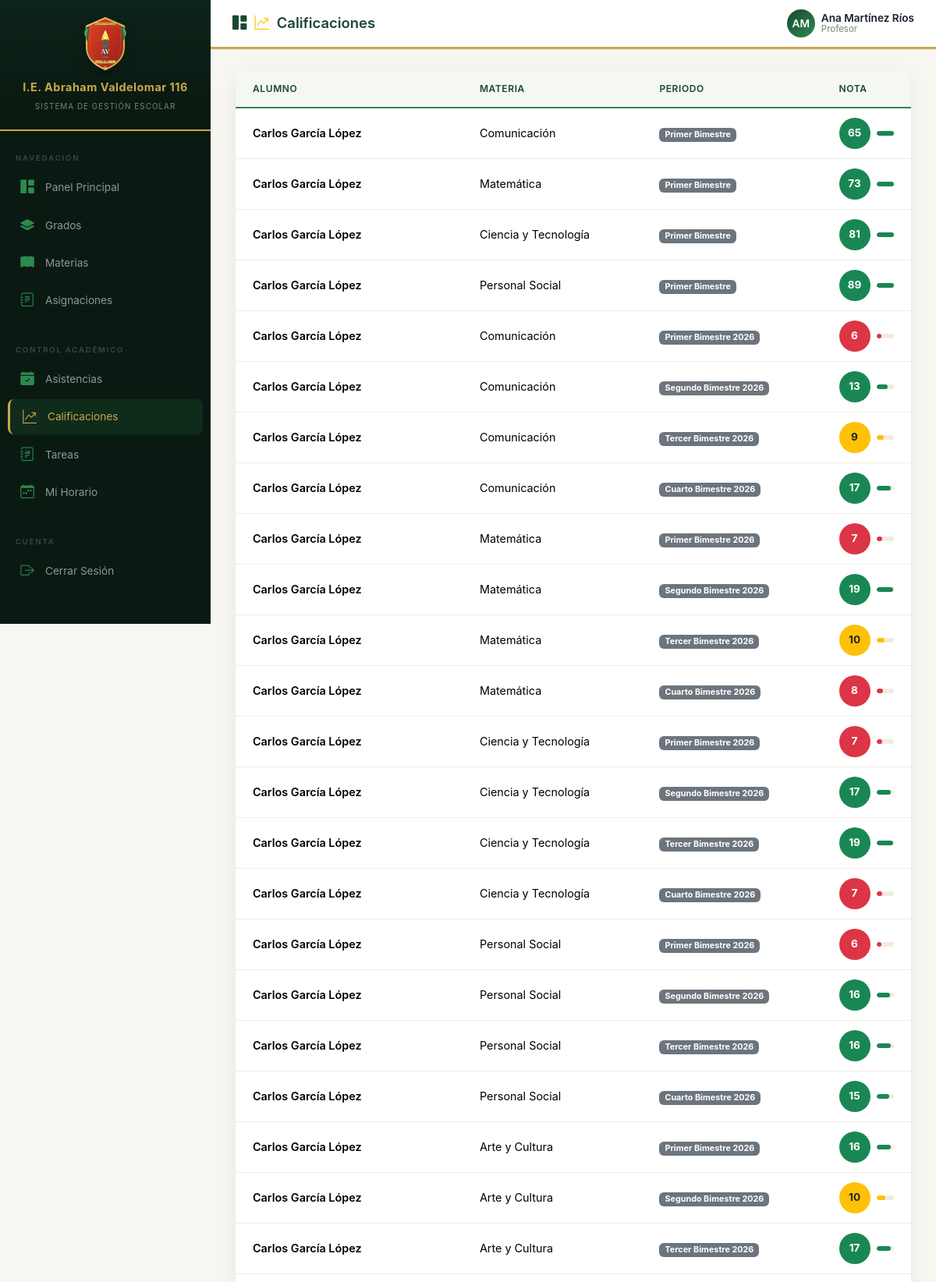
The app's page /calificaciones/lista/ (signed in, upper part) with its own data.
### usuarios/models.py (models this page shows, shortened)
class Usuario(AbstractUser):
    TIPO_USUARIO = [
        ('admin', 'Administrador'),
        ('director', 'Director'),
        ('profesor', 'Profesor'),
        ('alumno', 'Alumno'),
        ('padre', 'Padre de Familia'),
    ]
    rol = models.CharField(max_length=20, choices=TIPO_USUARIO, default='alumno')
    dni = models.CharField(max_length=8, unique=True, blank=True, null=True, verbose_name='DNI')
    telefono = models.CharField(max_length=15, blank=True, null=True)
    direccion = models.TextField(blank=True, null=True)
    foto = models.ImageField(upload_to='fotos/', blank=True, null=True)
    especialidad = models.CharField(max_length=200, blank=True, null=True, verbose_name='Especialidad')
    titulo_profesional = models.CharField(max_length=200, blank=True, null=True, verbose_name='Título Profesional')
    fecha_nacimiento = models.DateField(blank=True, null=True, verbose_name='Fecha de Nacimiento')
    class Meta:
        verbose_name = 'Usuario'
        verbose_name_plural = 'Usuarios'

### calificaciones/models.py (models this page shows, shortened)
class Calificacion(models.Model):
    alumno = models.ForeignKey(
        settings.AUTH_USER_MODEL,
        on_delete=models.CASCADE,
        related_name='calificaciones',
        limit_choices_to={'rol': 'alumno'},
    )
    materia = models.ForeignKey(Materia, on_delete=models.CASCADE, related_name='calificaciones')
    periodo = models.ForeignKey(Periodo, on_delete=models.CASCADE, related_name='calificaciones')
    nota = models.DecimalField(
        max_digits=5,
        decimal_places=2,
        validators=[MinValueValidator(0), MaxValueValidator(20)],
    )
    observaciones = models.TextField(blank=True, null=True)
    fecha_registro = models.DateTimeField(auto_now_add=True)
    registrado_por = models.ForeignKey(
        settings.AUTH_USER_MODEL,
        on_delete=models.SET_NULL,
        null=True,
        blank=True,
        related_name='calificaciones_registradas',
    )
    class Meta:
        verbose_name = 'Calificación'
        verbose_name_plural = 'Calificaciones'
        unique_together = ['alumno', 'materia', 'periodo']

class Periodo(models.Model):
    nombre = models.CharField(max_length=100, help_text="Ej: Primer Bimestre, Segundo Trimestre")
    fecha_inicio = models.DateField()
    fecha_fin = models.DateField()
    class Meta:
        verbose_name = 'Periodo'
        verbose_name_plural = 'Periodos'

### academico/models.py (models this page shows, shortened)
class Materia(models.Model):
    nombre = models.CharField(max_length=100)
    grado = models.ForeignKey(Grado, on_delete=models.CASCADE, related_name='materias')
    class Meta:
        verbose_name = 'Materia'
        verbose_name_plural = 'Materias'

### calificaciones/views.py (the view)
# urls.py: path('lista/', views.lista_calificaciones, name='lista_calificaciones'),
@login_required
def lista_calificaciones(request):
    if request.user.rol == 'alumno':
        calificaciones = Calificacion.objects.filter(alumno=request.user).select_related('materia', 'periodo')
        return render(request, 'calificaciones/mis_calificaciones.html', {'calificaciones': calificaciones})
    else:
        calificaciones = Calificacion.objects.select_related('alumno', 'materia', 'periodo').all()
        return render(request, 'calificaciones/lista.html', {'calificaciones': calificaciones})

### templates/calificaciones/lista.html (shortened to what this page needs)
{% extends 'base.html' %}
{% block page_title %}<i class="bi bi-graph-up-arrow text-warning"></i> Calificaciones{% endblock %}
{% block content %}
{% with section='calificaciones' icon='graph-up-arrow' %}
<div class="table-container fade-in">
    <table class="table">
        <thead>
            <tr><th>Alumno</th><th>Materia</th><th>Periodo</th><th>Nota</th></tr>
        </thead>
        <tbody>
            {% for c in calificaciones %}
            <tr>
                <td class="fw-semibold">{{ c.alumno.get_full_name }}</td>
                <td>{{ c.materia.nombre }}</td>
                <td><span class="badge bg-secondary">{{ c.periodo.nombre }}</span></td>
                <td>
                    <div class="d-flex align-items-center gap-2">
                        <div class="grade-circle
                            {% if c.nota >= 11 %}bg-success text-white
                            {% elif c.nota >= 8 %}bg-warning text-dark
                            {% else %}bg-danger text-white{% endif %}">
                            {{ c.nota|floatformat:0 }}
                        </div>
                        <div class="flex-grow-1">
                            <div class="progress-grade">
                                <div class="progress-bar rounded
                                    {% if c.nota >= 11 %}bg-success
                                    {% elif c.nota >= 8 %}bg-warning
                                    {% else %}bg-danger{% endif %}"
                                    role="progressbar" style="width: {% widthratio c.nota 20 100 %}%"></div>
                            </div>
                        </div>
                    </div>
                </td>
            </tr>
            {% endfor %}
        </tbody>
    </table>
</div>
{% endwith %}
{% endblock %}

### templates/base.html (shortened to what this page needs)
<!DOCTYPE html>
<html lang="es">
<head>
    <link href="https://cdn.jsdelivr.net/npm/bootstrap@5.3.3/dist/css/bootstrap.min.css" rel="stylesheet">
    <link rel="stylesheet" href="https://cdn.jsdelivr.net/npm/bootstrap-icons@1.11.3/font/bootstrap-icons.min.css">
    <link rel="stylesheet" href="/static/css/styles.css">
</head>
<body>
{% if user.is_authenticated %}
<div class="wrapper">
    <nav class="sidebar" id="sidebar">
        <div class="sidebar-header">
            <img src="/static/img/escudo.svg" alt="Escudo" class="escudo-img">
            <h3>I.E. Abraham Valdelomar 116</h3>
            <small>Sistema de Gestión Escolar</small>
        </div>
        <div class="sidebar-menu">
            {% if user.rol == 'alumno' %}
            <ul class="nav flex-column">
                <li class="nav-item active">
                    <a class="nav-link" href="{% url 'home' %}">
                        <i class="bi bi-house-fill"></i> Inicio
                    </a>
                </li>
            </ul>
            <div class="menu-label">Académico</div>
            <ul class="nav flex-column">
                <li class="nav-item">
                    <a class="nav-link" href="{% url 'mis_cursos' %}">
                        <i class="bi bi-briefcase-fill"></i> Mis Cursos
                    </a>
                </li>
                <li class="nav-item">
                    <a class="nav-link" href="{% url 'plan_estudios' %}">
                        <i class="bi bi-journal-bookmark-fill"></i> Plan de Estudios
                    </a>
                </li>
                <li class="nav-item">
                    <a class="nav-link" href="{% url 'mis_horarios' %}">
                        <i class="bi bi-clock-fill"></i> Mi Horario
                    </a>
                </li>
                <li class="nav-item">
                    <a class="nav-link" href="{% url 'lista_calificaciones' %}">
                        <i class="bi bi-star-fill"></i> Mis Notas
                    </a>
                </li>
                <li class="nav-item">
                    <a class="nav-link" href="{% url 'mis_asistencias' %}">
                        <i class="bi bi-clipboard2-check-fill"></i> Mi Asistencia
                    </a>
                </li>
                <li class="nav-item">
                    <a class="nav-link" href="{% url 'lista_tareas' %}">
                        <i class="bi bi-journal-text"></i> Tareas
                    </a>
                </li>
                <li class="nav-item">
                    <a class="nav-link" href="{% url 'lista_materias' %}">
                        <i class="bi bi-box-seam-fill"></i> Materiales
                    </a>
                </li>
            </ul>
            <div class="menu-label">Formación</div>
            <ul class="nav flex-column">
                <li class="nav-item">
                    <a class="nav-link disabled" href="#" tabindex="-1" aria-disabled="true" style="opacity:0.45;">
                        <i class="bi bi-heart-fill"></i> Conducta
                    </a>
                </li>
                <li class="nav-item">
                    <a class="nav-link disabled" href="#" tabindex="-1" aria-disabled="true" style="opacity:0.45;">
                        <i class="bi bi-award-fill"></i> Logros
                    </a>
                </li>
            </ul>
            <div class="menu-label">Comunicación</div>
            <ul class="nav flex-column">
                <li class="nav-item">
                    <a class="nav-link disabled" href="#" tabindex="-1" aria-disabled="true" style="opacity:0.45;">
                        <i class="bi bi-megaphone-fill"></i> Comunicados
                    </a>
                </li>
                <li class="nav-item">
                    <a class="nav-link disabled" href="#" tabindex="-1" aria-disabled="true" style="opacity:0.45;">
                        <i class="bi bi-chat-dots-fill"></i> Mensajes
                    </a>
                </li>
            </ul>
            <div class="menu-label">Cuenta</div>
            <ul class="nav flex-column">
                <li class="nav-item">
                    <a class="nav-link" href="{% url 'perfil' %}">
                        <i class="bi bi-person-fill"></i> Mi Perfil
                    </a>
                </li>
                <li class="nav-item">
                    <a class="nav-link disabled" href="#" tabindex="-1" aria-disabled="true" style="opacity:0.45;">
                        <i class="bi bi-gear-fill"></i> Configuración
                    </a>
                </li>
            </ul>
            <div class="sidebar-logout mt-auto">
                <form method="post" action="{% url 'logout' %}" class="d-inline w-100">
                    {% csrf_token %}
                    <button type="submit" class="sidebar-logout-btn">
                        <i class="bi bi-box-arrow-right"></i> Cerrar Sesión
                    </button>
                </form>
            </div>
            {% else %}
            <div class="menu-label">Navegación</div>
            <ul class="nav flex-column">
                <li class="nav-item">
                    <a class="nav-link" href="{% url 'home' %}">
                        <i class="bi bi-grid-1x2-fill"></i> Panel Principal
                    </a>
                </li>
                {% if user.rol == 'admin' or user.rol == 'director' or user.rol == 'profesor' %}
                <li class="nav-item">
                    <a class="nav-link" href="{% url 'lista_grados' %}">
                        <i class="bi bi-layers-fill"></i> Grados
                    </a>
                </li>
                {% endif %}
                <li class="nav-item">
                    <a class="nav-link" href="{% url 'lista_materias' %}">
                        <i class="bi bi-book-fill"></i> Materias
                    </a>
                </li>
                <li class="nav-item">
                    <a class="nav-link" href="{% url 'lista_asignaciones' %}">
                        <i class="bi bi-journal-text"></i> Asignaciones
                    </a>
                </li>
            </ul>
            <div class="menu-label mt-3">Control Académico</div>
            <ul class="nav flex-column">
                {% if user.rol == 'profesor' or user.rol == 'admin' or user.rol == 'director' %}
                <li class="nav-item">
                    <a class="nav-link" href="{% url 'lista_asistencias' %}">
                        <i class="bi bi-calendar-check-fill"></i> Asistencias
                    </a>
                </li>
                <li class="nav-item">
                    <a class="nav-link" href="{% url 'lista_calificaciones' %}">
                        <i class="bi bi-graph-up-arrow"></i> Calificaciones
                    </a>
                </li>
                {% endif %}
                <li class="nav-item">
                    <a class="nav-link" href="{% url 'lista_tareas' %}">
                        <i class="bi bi-journal-richtext"></i> Tareas
                    </a>
                </li>
                {% if user.rol == 'profesor' %}
                <li class="nav-item">
                    <a class="nav-link" href="{% url 'mis_horarios' %}">
                        <i class="bi bi-calendar-week"></i> Mi Horario
                    </a>
                </li>
                {% endif %}
            </ul>
            <div class="menu-label mt-3">Cuenta</div>
            <ul class="nav flex-column">
                <li class="nav-item">
                    <form method="post" action="{% url 'logout' %}" class="d-inline w-100">
                        <button type="submit" class="nav-link w-100 text-start" style="background:none;border:none;">
                            <i class="bi bi-box-arrow-right"></i> Cerrar Sesión
                        </button>
                    </form>
                </li>
            </ul>
            {% endif %}
        </div>
    </nav>
    <div class="content">
        <nav class="top-navbar">
            <div class="d-flex align-items-center gap-3">
                <div class="page-title">
                    <i class="bi bi-{{ icon|default:'grid-1x2-fill' }}"></i>
                    {% block page_title %}Panel Principal{% endblock %}
                </div>
            </div>
            <div class="user-dropdown dropdown">
                <div class="d-flex align-items-center gap-2" data-bs-toggle="dropdown">
                    <div class="user-avatar">
                        {{ user.first_name|first|upper }}{{ user.last_name|first|upper }}
                    </div>
                    <div class="user-info d-none d-md-block">
                        <div class="user-name">{{ user.get_full_name|default:user.username }}</div>
                        <div class="user-role">{{ user.get_rol_display }}</div>
                    </div>
                </div>
            </div>
        </nav>
        <main class="main-content">
            {% block content %}{% endblock %}
        </main>
    </div>
</div>
{% else %}
    {% block auth_content %}{% endblock %}
{% endif %}
</body>
</html>

### records on screen
Usuario: first_name|first "A", last_name|first "M", get_full_name "Ana Martínez Ríos", rol "Profesor"
Calificacion: alumno.get_full_name "Carlos García López", materia.nombre "Comunicación", periodo.nombre "Primer Bimestre", nota "65"
Calificacion: alumno.get_full_name "Carlos García López", materia.nombre "Matemática", periodo.nombre "Primer Bimestre", nota "73"
Calificacion: alumno.get_full_name "Carlos García López", materia.nombre "Ciencia y Tecnología", periodo.nombre "Primer Bimestre", nota "81"
Calificacion: alumno.get_full_name "Carlos García López", materia.nombre "Personal Social", periodo.nombre "Primer Bimestre", nota "89"
Calificacion: alumno.get_full_name "Carlos García López", materia.nombre "Comunicación", periodo.nombre "Primer Bimestre 2026", nota "6"
Calificacion: alumno.get_full_name "Carlos García López", materia.nombre "Comunicación", periodo.nombre "Segundo Bimestre 2026", nota "13"
Calificacion: alumno.get_full_name "Carlos García López", materia.nombre "Comunicación", periodo.nombre "Tercer Bimestre 2026", nota "9"
Calificacion: alumno.get_full_name "Carlos García López", materia.nombre "Comunicación", periodo.nombre "Cuarto Bimestre 2026", nota "17"
Calificacion: alumno.get_full_name "Carlos García López", materia.nombre "Matemática", periodo.nombre "Primer Bimestre 2026", nota "7"
Calificacion: alumno.get_full_name "Carlos García López", materia.nombre "Matemática", periodo.nombre "Segundo Bimestre 2026", nota "19"
Calificacion: alumno.get_full_name "Carlos García López", materia.nombre "Matemática", periodo.nombre "Tercer Bimestre 2026", nota "10"
Calificacion: alumno.get_full_name "Carlos García López", materia.nombre "Matemática", periodo.nombre "Cuarto Bimestre 2026", nota "8"
Calificacion: alumno.get_full_name "Carlos García López", materia.nombre "Ciencia y Tecnología", periodo.nombre "Primer Bimestre 2026", nota "7"
Calificacion: alumno.get_full_name "Carlos García López", materia.nombre "Ciencia y Tecnología", periodo.nombre "Segundo Bimestre 2026", nota "17"
Calificacion: alumno.get_full_name "Carlos García López", materia.nombre "Ciencia y Tecnología", periodo.nombre "Tercer Bimestre 2026", nota "19"
Calificacion: alumno.get_full_name "Carlos García López", materia.nombre "Ciencia y Tecnología", periodo.nombre "Cuarto Bimestre 2026", nota "7"
Calificacion: alumno.get_full_name "Carlos García López", materia.nombre "Personal Social", periodo.nombre "Primer Bimestre 2026", nota "6"
Calificacion: alumno.get_full_name "Carlos García López", materia.nombre "Personal Social", periodo.nombre "Segundo Bimestre 2026", nota "16"
Calificacion: alumno.get_full_name "Carlos García López", materia.nombre "Personal Social", periodo.nombre "Tercer Bimestre 2026", nota "16"
Calificacion: alumno.get_full_name "Carlos García López", materia.nombre "Personal Social", periodo.nombre "Cuarto Bimestre 2026", nota "15"
Calificacion: alumno.get_full_name "Carlos García López", materia.nombre "Arte y Cultura", periodo.nombre "Primer Bimestre 2026", nota "16"
Calificacion: alumno.get_full_name "Carlos García López", materia.nombre "Arte y Cultura", periodo.nombre "Segundo Bimestre 2026", nota "10"
Calificacion: alumno.get_full_name "Carlos García López", materia.nombre "Arte y Cultura", periodo.nombre "Tercer Bimestre 2026", nota "17"
